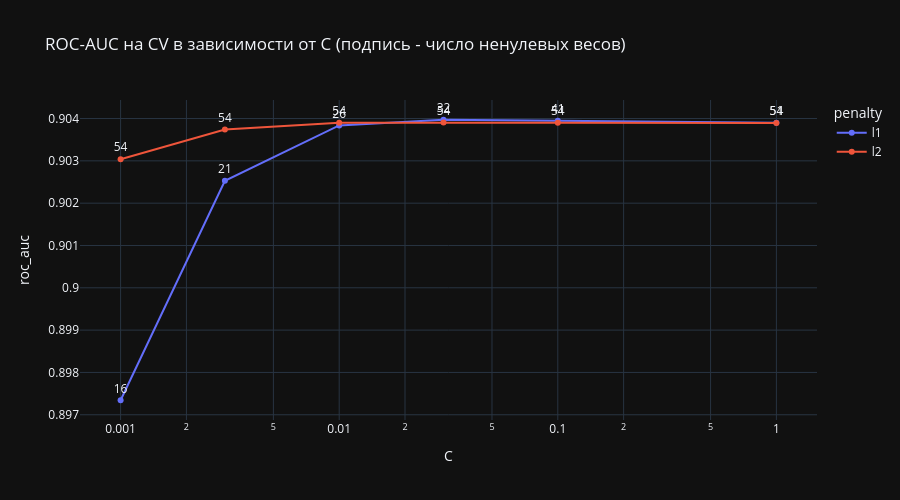

Here is the notebook cell this chart was saved with:
### Code cell
fig = px.line(reg_table, x='C', y='roc_auc', color='penalty', markers=True, log_x=True, text='ненулевых весов',
              title='ROC-AUC на CV в зависимости от C (подпись - число ненулевых весов)')
fig.update_traces(textposition='top center')
fig.update_layout(template='plotly_dark', height=500)
fig.show()

### Figure 1 — Plotly figure (JSON) as saved in the notebook; plotly's stock layout.template omitted (floating-point values rounded to 4 significant figures)
{"data": [{"hovertemplate": "penalty=l1<br>C=%{x}<br>roc_auc=%{y}<br>ненулевых весов=%{text}<extra></extra>", "legendgroup": "l1", "line": {"color": "#636efa", "dash": "solid"}, "marker": {"symbol": "circle"}, "mode": "lines+markers+text", "name": "l1", "orientation": "v", "showlegend": true, "text": [16.0, 21.0, 26.0, 32.0, 41.0, 51.0], "textposition": "top center", "type": "scatter", "x": [0.001, 0.003, 0.01, 0.03, 0.1, 1.0], "xaxis": "x", "y": [0.8973, 0.9025, 0.9038, 0.904, 0.9039, 0.9039], "yaxis": "y"}, {"hovertemplate": "penalty=l2<br>C=%{x}<br>roc_auc=%{y}<br>ненулевых весов=%{text}<extra></extra>", "legendgroup": "l2", "line": {"color": "#EF553B", "dash": "solid"}, "marker": {"symbol": "circle"}, "mode": "lines+markers+text", "name": "l2", "orientation": "v", "showlegend": true, "text": [54.0, 54.0, 54.0, 54.0, 54.0, 54.0], "textposition": "top center", "type": "scatter", "x": [0.001, 0.003, 0.01, 0.03, 0.1, 1.0], "xaxis": "x", "y": [0.903, 0.9037, 0.9039, 0.9039, 0.9039, 0.9039], "yaxis": "y"}], "layout": {"height": 500, "legend": {"title": {"text": "penalty"}, "tracegroupgap": 0}, "title": {"text": "ROC-AUC на CV в зависимости от C (подпись - число ненулевых весов)"}, "xaxis": {"anchor": "y", "domain": [0, 1], "title": {"text": "C"}, "type": "log"}, "yaxis": {"anchor": "x", "domain": [0, 1], "title": {"text": "roc_auc"}}}}
